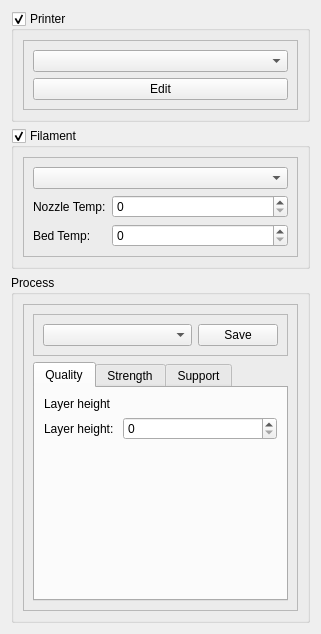
<?xml version="1.0" encoding="UTF-8"?>
<ui version="4.0">
 <class>SettingsMenuWidget</class>
 <widget class="QWidget" name="SettingsMenuWidget">
  <property name="geometry">
   <rect>
    <x>0</x>
    <y>0</y>
    <width>321</width>
    <height>634</height>
   </rect>
  </property>
  <property name="windowTitle">
   <string>Form</string>
  </property>
  <layout class="QVBoxLayout" name="verticalLayout">
   <item>
    <widget class="QGroupBox" name="printerSettings">
     <property name="title">
      <string>Printer</string>
     </property>
     <property name="checkable">
      <bool>true</bool>
     </property>
     <layout class="QVBoxLayout" name="verticalLayout_2">
      <item>
       <widget class="QFrame" name="printerContent">
        <property name="frameShape">
         <enum>QFrame::Shape::StyledPanel</enum>
        </property>
        <property name="frameShadow">
         <enum>QFrame::Shadow::Raised</enum>
        </property>
        <layout class="QVBoxLayout" name="verticalLayout_9">
         <item>
          <widget class="QComboBox" name="printerSelector"/>
         </item>
         <item>
          <widget class="QPushButton" name="editButton">
           <property name="text">
            <string>Edit</string>
           </property>
          </widget>
         </item>
        </layout>
       </widget>
      </item>
     </layout>
    </widget>
   </item>
   <item>
    <widget class="QGroupBox" name="filamentSettings">
     <property name="title">
      <string>Filament</string>
     </property>
     <property name="checkable">
      <bool>true</bool>
     </property>
     <layout class="QVBoxLayout" name="verticalLayout_3">
      <item>
       <widget class="QFrame" name="filamentContent">
        <property name="frameShape">
         <enum>QFrame::Shape::StyledPanel</enum>
        </property>
        <property name="frameShadow">
         <enum>QFrame::Shadow::Raised</enum>
        </property>
        <layout class="QVBoxLayout" name="verticalLayout_8">
         <item>
          <widget class="QComboBox" name="filamentSelector"/>
         </item>
         <item>
          <layout class="QFormLayout" name="formLayout">
           <item row="0" column="1">
            <widget class="QSpinBox" name="nozzleTempSpinBox"/>
           </item>
           <item row="1" column="0">
            <widget class="QLabel" name="bedTempLabel">
             <property name="text">
              <string>Bed Temp:</string>
             </property>
            </widget>
           </item>
           <item row="1" column="1">
            <widget class="QSpinBox" name="bedTempSpinBox"/>
           </item>
           <item row="0" column="0">
            <widget class="QLabel" name="nozzleTempLabel">
             <property name="text">
              <string>Nozzle Temp:</string>
             </property>
            </widget>
           </item>
          </layout>
         </item>
        </layout>
       </widget>
      </item>
     </layout>
    </widget>
   </item>
   <item>
    <widget class="QGroupBox" name="processSettings">
     <property name="title">
      <string>Process</string>
     </property>
     <property name="checkable">
      <bool>false</bool>
     </property>
     <layout class="QVBoxLayout" name="verticalLayout_4">
      <item>
       <widget class="QFrame" name="processContent">
        <property name="frameShape">
         <enum>QFrame::Shape::StyledPanel</enum>
        </property>
        <property name="frameShadow">
         <enum>QFrame::Shadow::Raised</enum>
        </property>
        <layout class="QVBoxLayout" name="verticalLayout_10">
         <item>
          <widget class="QFrame" name="frame">
           <property name="frameShape">
            <enum>QFrame::Shape::StyledPanel</enum>
           </property>
           <property name="frameShadow">
            <enum>QFrame::Shadow::Raised</enum>
           </property>
           <layout class="QHBoxLayout" name="horizontalLayout" stretch="1,0">
            <item>
             <widget class="QComboBox" name="processPresetsSelector"/>
            </item>
            <item>
             <widget class="QPushButton" name="saveButton">
              <property name="text">
               <string>Save</string>
              </property>
             </widget>
            </item>
           </layout>
          </widget>
         </item>
         <item>
          <widget class="QTabWidget" name="tabWidget">
           <property name="currentIndex">
            <number>0</number>
           </property>
           <widget class="QWidget" name="qualityTab">
            <attribute name="title">
             <string>Quality</string>
            </attribute>
            <layout class="QVBoxLayout" name="verticalLayout_5" stretch="0,1">
             <item>
              <widget class="QLabel" name="label">
               <property name="text">
                <string>Layer height</string>
               </property>
              </widget>
             </item>
             <item>
              <layout class="QFormLayout" name="formLayout_2">
               <item row="0" column="0">
                <widget class="QLabel" name="layerHeightLabel">
                 <property name="text">
                  <string>Layer height: </string>
                 </property>
                </widget>
               </item>
               <item row="0" column="1">
                <widget class="QSpinBox" name="layerHeightSpinBox"/>
               </item>
              </layout>
             </item>
            </layout>
           </widget>
           <widget class="QWidget" name="strengthTab">
            <attribute name="title">
             <string>Strength</string>
            </attribute>
            <layout class="QVBoxLayout" name="verticalLayout_6" stretch="0,1,0,1">
             <item>
              <widget class="QLabel" name="label_2">
               <property name="text">
                <string>Walls</string>
               </property>
              </widget>
             </item>
             <item>
              <layout class="QFormLayout" name="formLayout_3">
               <item row="0" column="0">
                <widget class="QLabel" name="wallLoopsLabel">
                 <property name="text">
                  <string>Wall loops:</string>
                 </property>
                </widget>
               </item>
               <item row="0" column="1">
                <widget class="QSpinBox" name="wallLoopsSpinBox"/>
               </item>
              </layout>
             </item>
             <item>
              <widget class="QLabel" name="label_3">
               <property name="text">
                <string>Infill</string>
               </property>
              </widget>
             </item>
             <item>
              <layout class="QFormLayout" name="formLayout_5">
               <item row="0" column="0">
                <widget class="QLabel" name="infillDensityLabel">
                 <property name="text">
                  <string>Infill density:</string>
                 </property>
                </widget>
               </item>
               <item row="0" column="1">
                <widget class="QDoubleSpinBox" name="infillDensityDoubleSpinBox">
                 <property name="suffix">
                  <string>%</string>
                 </property>
                </widget>
               </item>
               <item row="1" column="0">
                <widget class="QLabel" name="infillPatternLabel">
                 <property name="enabled">
                  <bool>false</bool>
                 </property>
                 <property name="text">
                  <string>Infill pattern:</string>
                 </property>
                </widget>
               </item>
               <item row="1" column="1">
                <widget class="QComboBox" name="infillPatternComboBox">
                 <property name="enabled">
                  <bool>false</bool>
                 </property>
                </widget>
               </item>
              </layout>
             </item>
            </layout>
           </widget>
           <widget class="QWidget" name="supportTab">
            <attribute name="title">
             <string>Support</string>
            </attribute>
            <layout class="QVBoxLayout" name="verticalLayout_7" stretch="0,1">
             <item>
              <widget class="QLabel" name="label_4">
               <property name="text">
                <string>Support</string>
               </property>
              </widget>
             </item>
             <item>
              <layout class="QFormLayout" name="formLayout_4">
               <item row="0" column="1">
                <widget class="QCheckBox" name="enableSupportCheckBox"/>
               </item>
               <item row="0" column="0">
                <widget class="QLabel" name="enableSupportLabel">
                 <property name="text">
                  <string>Enable support</string>
                 </property>
                </widget>
               </item>
               <item row="1" column="0">
                <widget class="QLabel" name="typeLabel">
                 <property name="enabled">
                  <bool>false</bool>
                 </property>
                 <property name="text">
                  <string>Type:</string>
                 </property>
                </widget>
               </item>
               <item row="1" column="1">
                <widget class="QComboBox" name="typeComboBox">
                 <property name="enabled">
                  <bool>false</bool>
                 </property>
                </widget>
               </item>
              </layout>
             </item>
            </layout>
           </widget>
          </widget>
         </item>
        </layout>
       </widget>
      </item>
     </layout>
    </widget>
   </item>
  </layout>
 </widget>
 <resources/>
 <connections/>
</ui>
